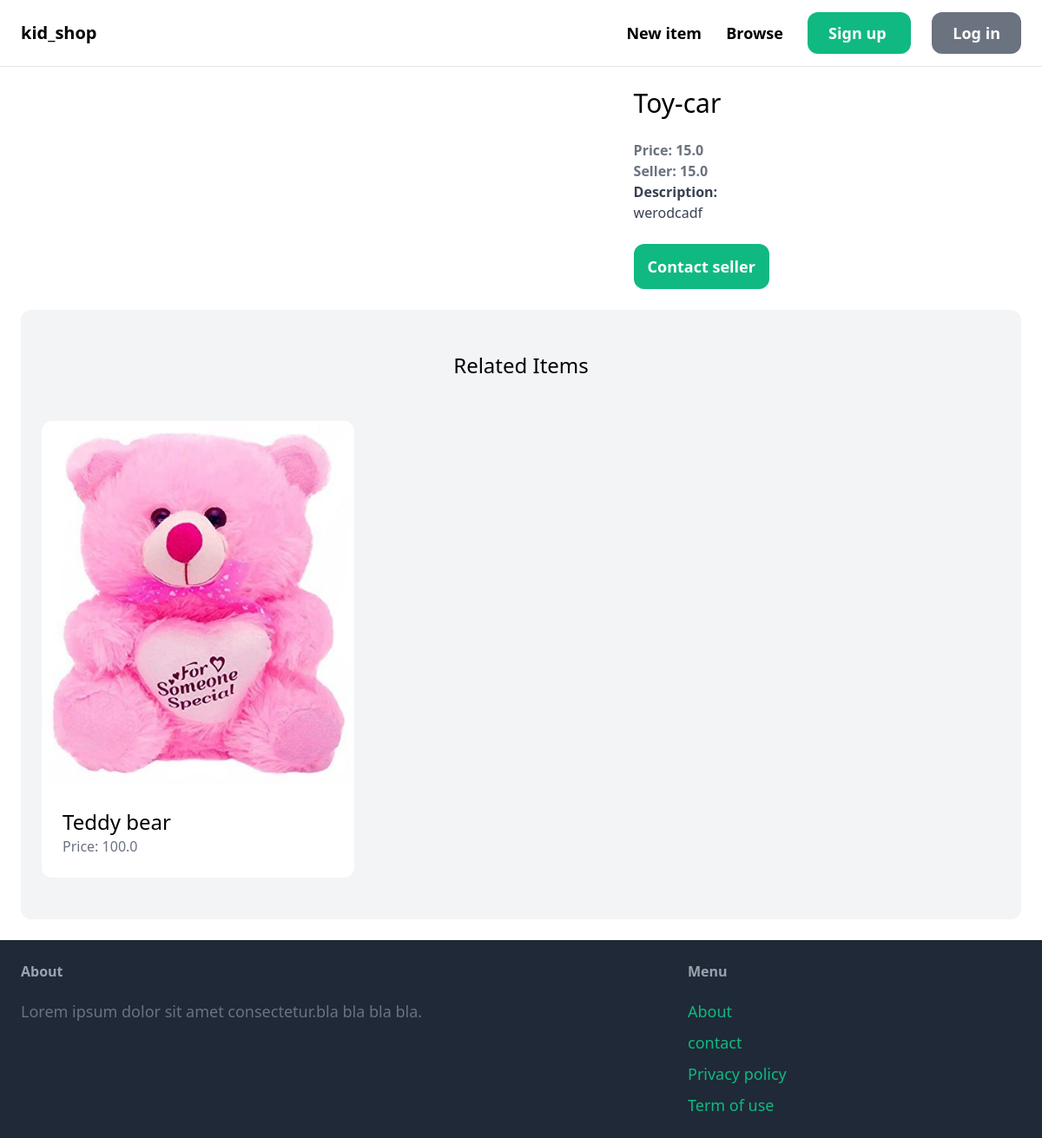
The page /items3/ on the database its author committed.
### item/models.py (models this page shows, shortened)
class Item(models.Model):
    category = models.ForeignKey(Category, related_name='items',on_delete=models.CASCADE)
    name = models.CharField(max_length=255)
    description = models.TextField(blank=True,null=True)
    price = models.FloatField()
    image = models.ImageField(upload_to='item_images',blank=True, null=True)
    is_sold = models.BooleanField(default=False)
    created_by = models.ForeignKey(User, related_name="items",on_delete=models.CASCADE)
    created_at = models.DateTimeField(auto_now_add=True)

### item/views.py (the view)
# urls.py: path('<int:pk>/',views.detail, name='detail')
def detail(request,pk):
    item = get_object_or_404(Item,pk=pk)
    related_items = Item.objects.filter(category=item.category, is_sold=False).exclude(pk=pk)[0:3]
    return render(request, 'item/detail.html',{
        'item' : item,
        'related_items':related_items
    } )

### item/templates/item/detail.html (shortened to what this page needs)
{% extends 'core/base.html' %}
{% block content %}
<div class="grid grid-cols-5 gap-6">
    <div class="col-span-3">
    </div>
    <div class="col-span-2 p-6bg-gray-100 rounded-xl">
        <h1 class="mb-6 text-3xl">{{ item.name }}</h1>
        <p class="text-gray-500"><strong>Price: {{ item.price }}</strong></p>
        <p class="text-gray-500"><strong>Seller: {{ item.price }}</strong></p>
        {% if item.description %}
            <p class="text-gray-700"><strong>Description: <br></strong>{{ item.description }}</p>
        {% endif %}
        <a href="#" class="inline-block mt-6 px-4 py-3 text-lg font-semibold bg-green-500 rounded-xl text-white hover:bg-green-700">Contact seller </a>
    </div>
</div>
    <div class="mt-6 px-6 py-12 bg-gray-100 rounded-xl">
       <h2 class="mb-12 text-2xl text-center">Related Items</h2>
       <div class="grid grid-cols-3 gap-3">
            {% for item in related_items %}
                <div>
                    <a href="{% url 'item:detail' item.id %}">
                        <div>
                            <img src="{{ item.image.url }}" class="rounded-t-xl"  alt="">
                        </div>
                        <div class="p-6 bg-white rounded-b-xl">
                            <h2 class="text-2xl">{{ item.name }} </h2>
                            <p class="text-gray-500">Price: {{ item.price }}</p>
                        </div>
                    </a>
                </div>
            {% endfor %}
       </div>
    </div>
{% endblock content %}

### rows shown on the page
Item: name "Toy-car", price "15.0", description "werodcadf"
Item: image (picture), name "Teddy bear", price "100.0"
